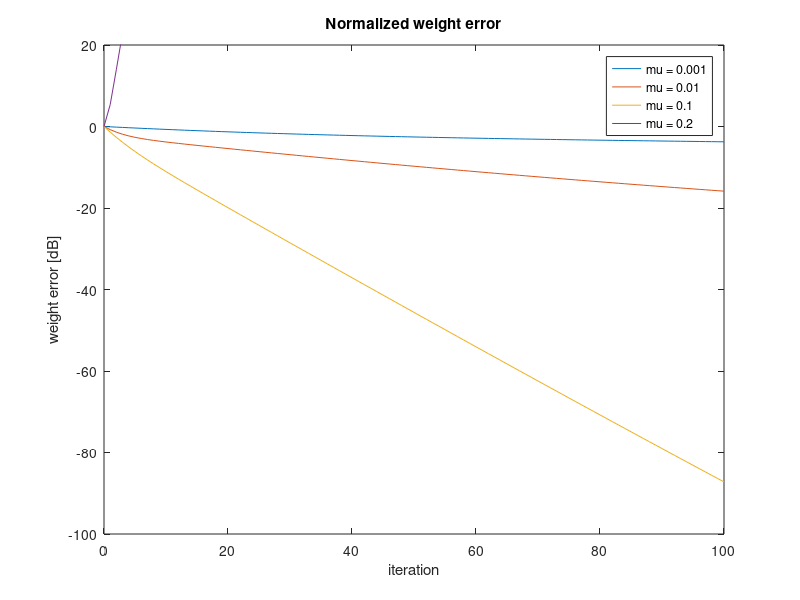

This chart was generated by the following MATLAB code:
close all
clear all

% noise process and ideal estimator decleration and calculation
fs = 48000;
alpha = 0.9;
sigma_n_sq = 0.5;
prediction_order = 4;
N = sqrt(sigma_n_sq)*randn(fs*10,1);
gauss = randn(fs*10,1);
x = filter(1,[1,-alpha],gauss);
z = x + N;
mu = [0.001 0.01 0.1 0.2];
w_n = zeros(4,4);
c_n = zeros(4,101);
norm_error = zeros(4,101);
for i = 1:prediction_order
    p_vec(i) = (alpha^(i))/(1-alpha^2);
    if i == 1
        r_vec(i) = 1/(1-alpha^2) + sigma_n_sq;
    else
        r_vec(i) = (alpha^(i-1))/(1-alpha^2);
    end
end

R = toeplitz(r_vec);
w_star = inv(R)*p_vec';
norm_w_star_sq = norm(w_star)^2;


% steepest descent calculation and comparrison vs the ideal estimator
for i = 1:4
    for j =1:101
        c_n(i,j) = norm(w_n(:,i)-w_star)^2;
        norm_error(i,j) = 10*log10(c_n(i,j)/norm_w_star_sq);
        w_n(:,i) = w_n(:,i) + mu(i)*(p_vec'-R*w_n(:,i));
    end
end
iter = 0:1:100;
for k = 1:4
    plot(iter,norm_error(k,:));
    hold on
end
ylim([-100 20]);
legend ("\mu = 0.001", "\mu = 0.01", "\mu = 0.1", "\mu = 0.2");
title ("Normalized weight error")
ylabel("weight error [dB]")
xlabel("iteration")